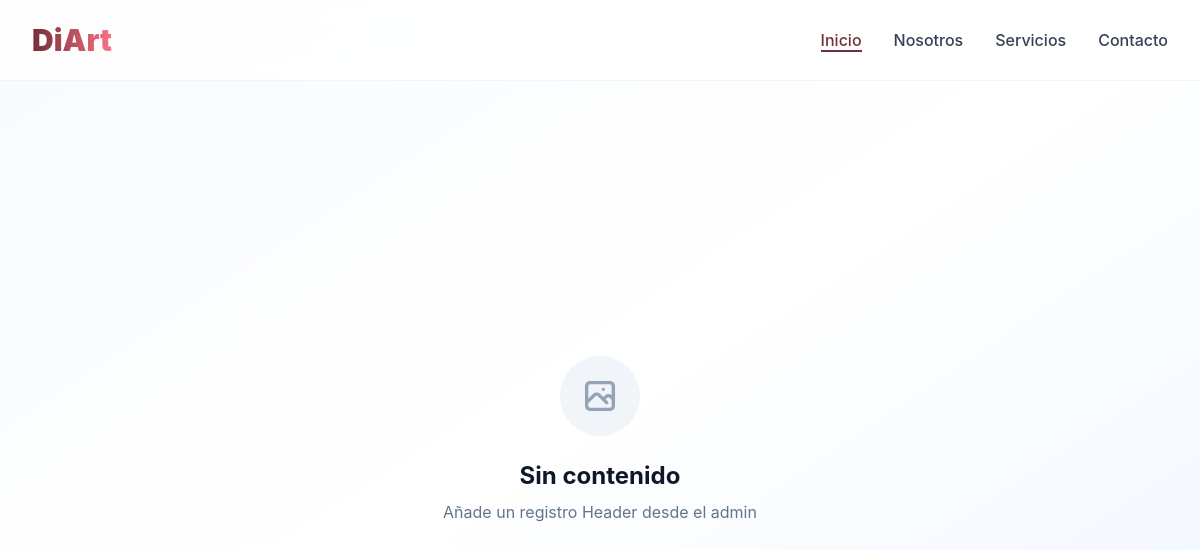
/, run on an earlier commit of the app's database.
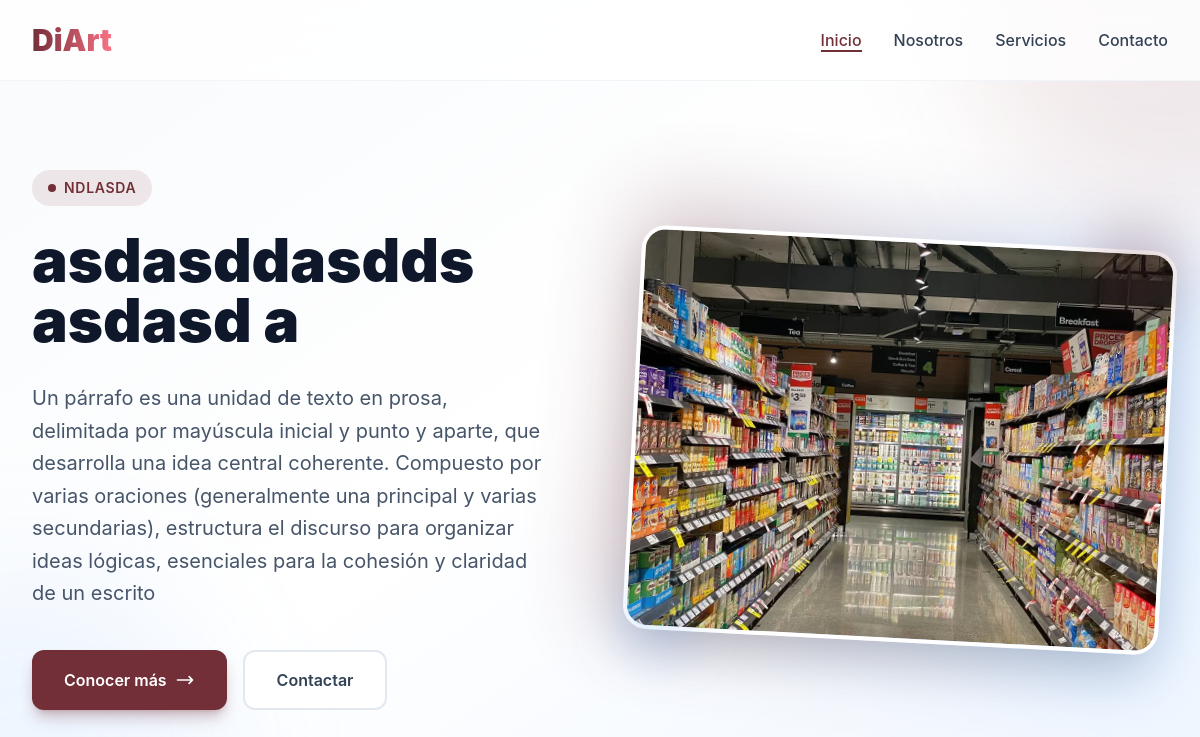
And on a later commit of the database.
### apps/home/models.py (models this page shows, shortened)
class Header(models.Model):
    subtitulo = models.CharField(max_length=100)
    titulo = models.CharField(max_length=200)
    descripcion = models.TextField()
    imagen = models.ImageField(upload_to='header/')
    class Meta:
        verbose_name = 'Header'
        verbose_name_plural = 'Header'

### apps/home/views.py (the view)
# urls.py: path("", include("apps.home.urls")),
def home(request):
    header = Header.objects.first()
    about = About.objects.first()
    services = Service.objects.filter(activo=True)[:3]
    return render(
        request, "home.html", {"header": header, "about": about, "services": services}
    )

### templates/home.html (shortened to what the changed rows need)
{% extends 'layout/base.html' %}
{% block 'content' %}
{% if header %}
<section class="min-h-screen pt-20 flex items-center bg-gradient-to-br from-slate-50 via-white to-blue-50 overflow-hidden relative">
    <div class="absolute inset-0 overflow-hidden">
        <div class="absolute -top-40 -right-40 w-96 h-96 bg-primary/10 rounded-full blur-3xl"></div>
    </div>
    <div class="max-w-7xl mx-auto px-4 sm:px-6 lg:px-8 relative z-10">
        <div class="grid grid-cols-1 lg:grid-cols-2 gap-16 items-center">
            <div class="order-2 lg:order-1">
                <div class="inline-flex items-center gap-2 bg-primary/10 text-primary px-4 py-2 rounded-full mb-6">
                    <span class="w-2 h-2 bg-primary rounded-full animate-pulse"></span>
                    <span class="text-sm font-semibold uppercase tracking-wider">{{ header.subtitulo }}</span>
                </div>
                <h1 class="text-5xl lg:text-6xl xl:text-7xl font-black text-slate-900 leading-tight mb-8">
                    {{ header.titulo }}
                </h1>
                <p class="text-xl text-slate-600 leading-relaxed mb-10 max-w-lg">{{ header.descripcion }}</p>
                <div class="flex flex-wrap gap-4">
                    <a href="#" class="inline-flex items-center gap-2 bg-primary hover:bg-primary-dark text-white px-8 py-4 rounded-xl font-semibold transition-all duration-300 shadow-lg shadow-primary/30 hover:shadow-xl hover:shadow-primary/40 hover:-translate-y-0.5">
                        Conocer más
                        <svg class="w-5 h-5" fill="none" stroke="currentColor" viewBox="0 0 24 24">
                            <path stroke-linecap="round" stroke-linejoin="round" stroke-width="2" d="M17 8l4 4m0 0l-4 4m4-4H3"/>
                        </svg>
                    </a>
                    <a href="#" class="inline-flex items-center gap-2 bg-white hover:bg-slate-50 text-slate-700 px-8 py-4 rounded-xl font-semibold transition-all duration-300 border-2 border-slate-200 hover:border-primary hover:text-primary">
                        Contactar
                    </a>
                </div>
            </div>
        <div class="order-1 lg:order-2 relative">
            {% if header.imagen %}
            <div class="relative group">
                <div class="relative animate-float">
                    <img src="{{ header.imagen.url }}" alt="{{ header.titulo }}" class="relative w-full h-auto rounded-3xl shadow-2xl shadow-slate-900/20 border-4 border-white transform rotate-3 group-hover:scale-[1.02] group-hover:rotate-0 transition-transform duration-500">
                </div>
                <div class="absolute -top-4 -right-4 w-24 h-24 bg-primary/20 rounded-full blur-xl animate-pulse"></div>
                <div class="absolute -bottom-4 -left-4 w-20 h-20 bg-blue-400/20 rounded-full blur-xl animate-pulse" style="animation-delay: 1s;"></div>
            </div>
            {% endif %}
        </div>
        </div>
    </div>
</section>
{% else %}
<section class="min-h-screen pt-20 flex items-center justify-center bg-gradient-to-br from-slate-50 via-white to-blue-50">
    <div class="text-center">
        <div class="inline-flex items-center justify-center w-20 h-20 bg-slate-100 rounded-full mb-6">
        </div>
        <h2 class="text-2xl font-bold text-slate-900 mb-2">Sin contenido</h2>
        <p class="text-slate-500">Añade un registro Header desde el admin</p>
    </div>
</section>
{% endif %}
{% endblock %}

What changed in the data, as far as the page shows it:
added Header: subtitulo "NDLASDA", titulo "asdasddasdds asdasd a", descripcion "Un párrafo es una unidad de texto en prosa, delimitada por mayúscula inicial y punto y aparte, que desarrolla una idea central coherente. Compuesto por varias oraciones (generalmente una principal y varias secundarias), estructura el discurso para organizar ideas lógicas, esenciales para la cohesión y claridad de un escrito", imagen (picture)
Also different on the page:
text no longer shown: "Sin contenido Añade un registro Header desde el admin"
text now shown: "Conocer más Contactar"
